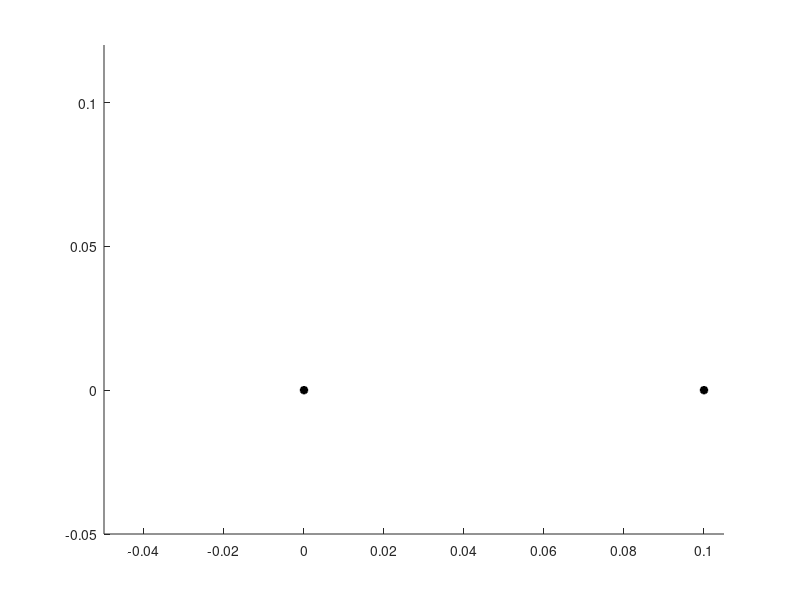

Here is the MATLAB script that generated this plot: (Note: this script raises an error after producing the figure.)
%% Visualization of the plots
%This code is used to visualize the three bodies in the threebodiesrun.m
%file. First it loads the Q matrix saved from the previously mentioned
%m-file and plots the movement of the three bodies.

load Q.mat

X1cp = Q(:,4); %x-values of bar 1
Y1cp = Q(:,5); %y-values of bar 1

X2cp = Q(:,7); %x-values of bar 2
Y2cp = Q(:,8); %y-values of bar 2

X3cp = Q(:,10); %x-values of bar 3
Y3cp = Q(:,11); %y-values of bar 3

ep1 = [0,0]; %zero coordinates

p1 = []; p2 = []; p3 = []; %define plots

%% Start plot
figure
hold on
axis([-0.05 0.105 -0.05 0.12])
plot(0,0,'k*','LineWidth',2) %Set the fixed points
plot(0.1,0,'k*','LineWidth',2)

for i = 1:length(X1cp)
    [X1 Y1] = visual([X1cp(i), Y1cp(i)],ep1);
    ep2 = [X1(2),Y1(2)];
    [X2 Y2] = visual([X2cp(i), Y2cp(i)],ep2);
    ep3 = [X2(2),Y2(2)];
    [X3 Y3] = visual([X3cp(i), Y3cp(i)],ep3);
    
    delete(p1);
    delete(p2);
    delete(p3);

    p1 = plot(X1, Y1,'b','LineWidth',3);
    %c1 = plot(X1cp(i),Y1cp(i),'b*','LineWidth',2);
    p2 = plot(X2, Y2,'b','LineWidth',3);
    %c2 = plot(X2cp(i),Y2cp(i),'r*','LineWidth',2);
    p3 = plot(X3, Y3,'b','LineWidth',3);
    %c3 = plot(X3cp(i),Y3cp(i),'y*','LineWidth',2);
    pause(0.001);

end
hold off